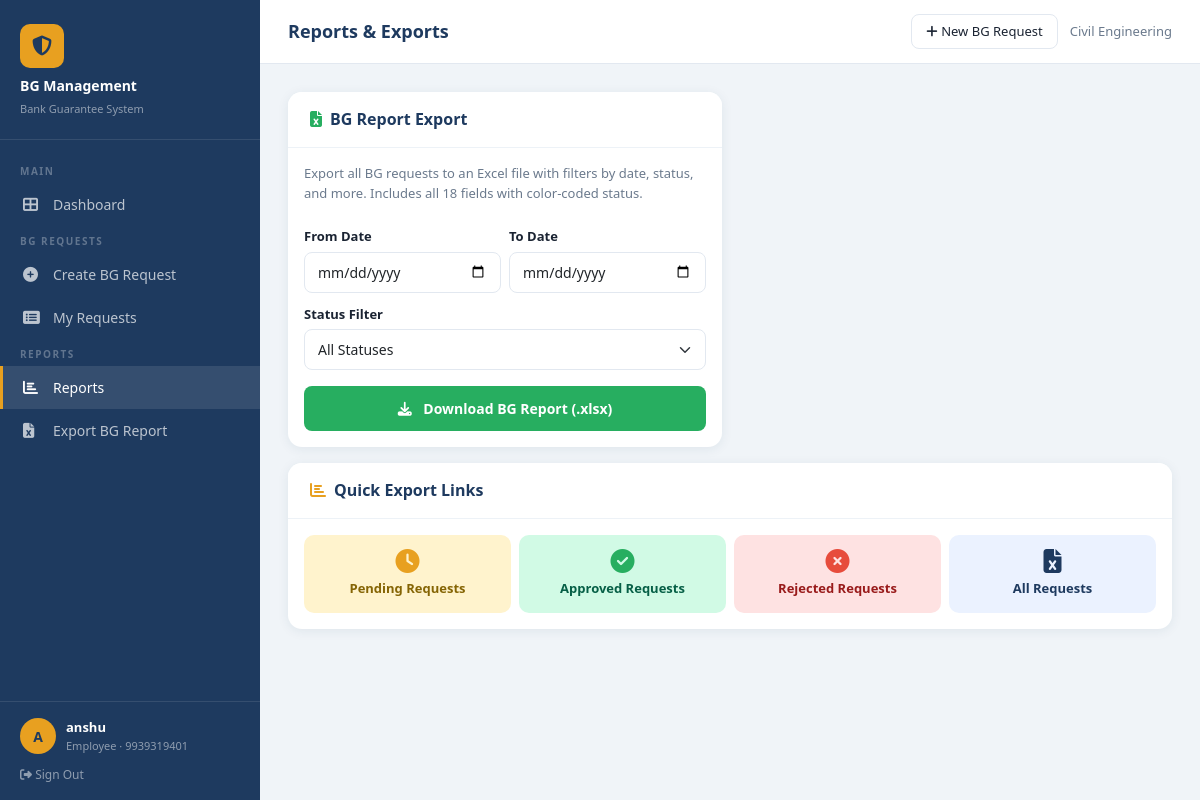
Screenshot of /reports (signed in) with the database file from the repository.
### database/models.py (models this page shows, shortened)
class User(UserMixin, db.Model):
    __tablename__ = 'users'
    id = db.Column(db.Integer, primary_key=True)
    p_no = db.Column(db.String(20), unique=True, nullable=False)
    name = db.Column(db.String(100), nullable=False)
    email = db.Column(db.String(120), unique=True, nullable=False)
    password_hash = db.Column(db.String(256), nullable=False)
    department_id = db.Column(db.Integer, db.ForeignKey('departments.id'), nullable=False)
    role = db.Column(db.String(20), default='Employee')  # Employee, HOD, Admin
    is_active = db.Column(db.Boolean, default=True)
    created_at = db.Column(db.DateTime, default=datetime.utcnow)
    bg_requests = db.relationship('BGRequest', backref='requester', lazy=True, foreign_keys='BGRequest.user_id')
    approvals = db.relationship('Approval', backref='hod', lazy=True)

class Department(db.Model):
    __tablename__ = 'departments'
    id = db.Column(db.Integer, primary_key=True)
    name = db.Column(db.String(100), nullable=False, unique=True)
    location = db.Column(db.String(100))
    created_at = db.Column(db.DateTime, default=datetime.utcnow)
    users = db.relationship('User', backref='department', lazy=True)
    bg_requests = db.relationship('BGRequest', backref='department', lazy=True)

### routes/reports.py (the view)
@reports.route('/reports')
@login_required
def reports_page():
    return render_template('reports.html')

### templates/reports.html (shortened to what this page needs)
{% extends "base.html" %}
{% block page_title %}Reports & Exports{% endblock %}
{% block content %}
<div class="row g-3">
    <div class="col-md-6">
        <div class="card h-100">
            <div class="card-header"><h6><i class="fas fa-file-excel me-2" style="color:#27AE60;"></i>BG Report Export</h6></div>
            <div class="card-body">
                <p style="color:#6B7A8D;font-size:13px;margin-bottom:20px;">
                    Export all BG requests to an Excel file with filters by date, status, and more.
                    Includes all 18 fields with color-coded status.
                </p>
                <form action="{{ url_for('reports.bg_export') }}" method="GET">
                    <div class="row g-2 mb-3">
                        <div class="col-6">
                            <label class="form-label">From Date</label>
                            <input type="date" name="start_date" class="form-control">
                        </div>
                        <div class="col-6">
                            <label class="form-label">To Date</label>
                            <input type="date" name="end_date" class="form-control">
                        </div>
                        <div class="col-12">
                            <label class="form-label">Status Filter</label>
                            <select name="status" class="form-select">
                                <option value="">All Statuses</option>
                            </select>
                        </div>
                    </div>
                    <button type="submit" style="width:100%;background:#27AE60;color:#fff;border:none;padding:12px;border-radius:8px;font-weight:700;font-size:14px;cursor:pointer;">
                        <i class="fas fa-download me-2"></i> Download BG Report (.xlsx)
                    </button>
                </form>
            </div>
        </div>
    </div>
    <div class="col-12">
        <div class="card">
            <div class="card-header"><h6><i class="fas fa-chart-bar me-2" style="color:#E8A020;"></i>Quick Export Links</h6></div>
            <div class="card-body">
                <div class="row g-2">
                    <div class="col-md-3 col-6">
                        <a href="{{ url_for('reports.bg_export', status='Pending') }}"
                           style="display:block;padding:14px;background:#FFF3CD;border-radius:10px;text-align:center;text-decoration:none;">
                            <i class="fas fa-clock" style="font-size:24px;color:#E8A020;display:block;margin-bottom:6px;"></i>
                            <div style="font-size:13px;font-weight:700;color:#856404;">Pending Requests</div>
                        </a>
                    </div>
                    <div class="col-md-3 col-6">
                        <a href="{{ url_for('reports.bg_export', status='Approved') }}"
                           style="display:block;padding:14px;background:#D1FAE5;border-radius:10px;text-align:center;text-decoration:none;">
                            <i class="fas fa-check-circle" style="font-size:24px;color:#27AE60;display:block;margin-bottom:6px;"></i>
                            <div style="font-size:13px;font-weight:700;color:#065F46;">Approved Requests</div>
                        </a>
                    </div>
                    <div class="col-md-3 col-6">
                        <a href="{{ url_for('reports.bg_export', status='Rejected') }}"
                           style="display:block;padding:14px;background:#FEE2E2;border-radius:10px;text-align:center;text-decoration:none;">
                            <i class="fas fa-times-circle" style="font-size:24px;color:#E74C3C;display:block;margin-bottom:6px;"></i>
                            <div style="font-size:13px;font-weight:700;color:#991B1B;">Rejected Requests</div>
                        </a>
                    </div>
                    <div class="col-md-3 col-6">
                        <a href="{{ url_for('reports.bg_export') }}"
                           style="display:block;padding:14px;background:#EBF2FF;border-radius:10px;text-align:center;text-decoration:none;">
                            <i class="fas fa-file-excel" style="font-size:24px;color:#1E3A5F;display:block;margin-bottom:6px;"></i>
                            <div style="font-size:13px;font-weight:700;color:#1E3A5F;">All Requests</div>
                        </a>
                    </div>
                </div>
            </div>
        </div>
    </div>
</div>
{% endblock %}

### templates/base.html (shortened to what this page needs)
<!DOCTYPE html>
<html lang="en">
<head>
    <link href="https://cdnjs.cloudflare.com/ajax/libs/bootstrap/5.3.0/css/bootstrap.min.css" rel="stylesheet">
    <link href="https://cdnjs.cloudflare.com/ajax/libs/font-awesome/6.4.0/css/all.min.css" rel="stylesheet">
</head>
<body>
{% if current_user.is_authenticated %}
<div class="sidebar" id="sidebar">
    <div class="sidebar-brand">
        <div class="brand-icon"><i class="fas fa-shield-alt"></i></div>
        <h5>BG Management</h5>
        <small>Bank Guarantee System</small>
    </div>
    <nav class="sidebar-nav">
        <div class="nav-section-label">Main</div>
        <a href="{{ url_for('dashboard.index') }}" class="{{ 'active' if request.endpoint == 'dashboard.index' }}">
            <i class="fas fa-th-large"></i> Dashboard
        </a>
        <div class="nav-section-label">BG Requests</div>
        <a href="{{ url_for('bg_request.create') }}" class="{{ 'active' if request.endpoint == 'bg_request.create' }}">
            <i class="fas fa-plus-circle"></i> Create BG Request
        </a>
        <a href="{{ url_for('bg_request.my_requests') }}" class="{{ 'active' if request.endpoint == 'bg_request.my_requests' }}">
            <i class="fas fa-list-alt"></i> My Requests
        </a>
        <div class="nav-section-label">Reports</div>
        <a href="{{ url_for('reports.reports_page') }}" class="{{ 'active' if request.endpoint == 'reports.reports_page' }}">
            <i class="fas fa-chart-bar"></i> Reports
        </a>
        <a href="{{ url_for('reports.bg_export') }}">
            <i class="fas fa-file-excel"></i> Export BG Report
        </a>
    </nav>
    <div class="sidebar-user">
        <div class="user-info">
            <div class="avatar">{{ current_user.name[0].upper() }}</div>
            <div>
                <div class="user-name">{{ current_user.name }}</div>
                <div class="user-role">{{ current_user.role }} · {{ current_user.p_no }}</div>
            </div>
        </div>
        <a href="{{ url_for('auth.logout') }}" style="display:block;margin-top:12px;color:rgba(255,255,255,0.5);font-size:12px;text-decoration:none;">
            <i class="fas fa-sign-out-alt"></i> Sign Out
        </a>
    </div>
</div>
<div class="main-content">
    <div class="topbar">
        <div class="topbar-title">{% block page_title %}Dashboard{% endblock %}</div>
        <div class="topbar-actions">
            <a href="{{ url_for('bg_request.create') }}" class="btn-topbar">
                <i class="fas fa-plus"></i> New BG Request
            </a>
            <span style="font-size:13px;color:var(--text-muted);">{{ current_user.department.name }}</span>
        </div>
    </div>
    <div class="content-area">
        {% block content %}{% endblock %}
    </div>
</div>
{% else %}
{% block auth_content %}{% endblock %}
{% endif %}
</body>
</html>

### templates/base.html (style rules this page uses)
:root { --navy: #1E3A5F; --navy-light: #2C5282; --accent: #E8A020; --accent-light: #FFC940; --bg-main: #F0F4F8; --sidebar-w: 260px; --text-dark: #1A2332; --text-muted: #6B7A8D; --success: #27AE60; --danger: #E74C3C; --warning: #F39C12; }
* { margin: 0; padding: 0; box-sizing: border-box; }
body { font-family: 'Segoe UI', sans-serif; background: var(--bg-main); color: var(--text-dark); }
.sidebar { position: fixed; top: 0; left: 0; width: var(--sidebar-w); height: 100vh; background: var(--navy); display: flex; flex-direction: column; z-index: 1000; transition: transform 0.3s ease; }
.sidebar-brand { padding: 24px 20px 20px; border-bottom: 1px solid rgba(255,255,255,0.1); }
.sidebar-brand .brand-icon { width: 44px; height: 44px; background: var(--accent); border-radius: 10px; display: flex; align-items: center; justify-content: center; margin-bottom: 10px; }
.sidebar-brand .brand-icon i { color: var(--navy); font-size: 20px; }
.sidebar-brand h5 { color: #fff; font-size: 14px; font-weight: 700; margin: 0; }
.sidebar-brand small { color: rgba(255,255,255,0.5); font-size: 11px; }
.sidebar-nav { flex: 1; padding: 16px 0; overflow-y: auto; }
.nav-section-label { padding: 8px 20px 4px; font-size: 10px; font-weight: 700; color: rgba(255,255,255,0.3); text-transform: uppercase; letter-spacing: 1.5px; }
.sidebar-nav a { display: flex; align-items: center; gap: 12px; padding: 11px 20px; color: rgba(255,255,255,0.7); text-decoration: none; font-size: 14px; font-weight: 500; transition: all 0.2s; border-left: 3px solid transparent; }
.sidebar-nav a:hover, .sidebar-nav a.active { color: #fff; background: rgba(255,255,255,0.1); border-left-color: var(--accent); }
.sidebar-nav a i { width: 18px; font-size: 15px; }
.sidebar-user { padding: 16px 20px; border-top: 1px solid rgba(255,255,255,0.1); }
.sidebar-user .user-info { display: flex; align-items: center; gap: 10px; }
.sidebar-user .avatar { width: 36px; height: 36px; background: var(--accent); border-radius: 50%; display: flex; align-items: center; justify-content: center; font-weight: 700; color: var(--navy); font-size: 14px; }
.sidebar-user .user-name { color: #fff; font-size: 13px; font-weight: 600; }
.sidebar-user .user-role { color: rgba(255,255,255,0.5); font-size: 11px; }
.main-content { margin-left: var(--sidebar-w); min-height: 100vh; }
.topbar { background: #fff; border-bottom: 1px solid #E2E8F0; padding: 0 28px; height: 64px; display: flex; align-items: center; justify-content: space-between; position: sticky; top: 0; z-index: 100; }
.topbar-title { font-size: 18px; font-weight: 700; color: var(--navy); }
.topbar-actions { display: flex; align-items: center; gap: 12px; }
.topbar-actions .btn-topbar { background: none; border: 1px solid #E2E8F0; padding: 7px 14px; border-radius: 8px; color: var(--text-dark); font-size: 13px; cursor: pointer; text-decoration: none; transition: all 0.2s; }
.content-area { padding: 28px; }
.card { border: none; border-radius: 14px; box-shadow: 0 2px 12px rgba(30,58,95,0.08); }
.card-header { background: #fff; border-bottom: 1px solid #EDF2F7; border-radius: 14px 14px 0 0 !important; padding: 18px 22px; }
.card-header h6 { font-weight: 700; color: var(--navy); margin: 0; }
.form-label { font-size: 13px; font-weight: 600; color: var(--text-dark); margin-bottom: 5px; }
.form-control, .form-select { border: 1.5px solid #E2E8F0; border-radius: 8px; font-size: 14px; padding: 9px 13px; transition: border-color 0.2s; }

### rows the page displays
User: name "A", name "anshu", role "Employee", p_no "9939319401"
Department: department.name "Civil Engineering"
